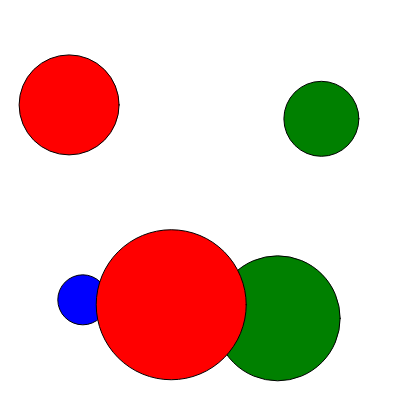
Frame 1 (no input)
Frame 60 (no input): identical to frame 1, image omitted
Frame 120 (the mouse pressed at the canvas centre since frame 60): identical to frame 1, image omitted

The p5.js sketch that drew this single still picture (run headless with seeded random() and noise() and a simulated clock; from frame 60 on, the mouse is pressed at the canvas centre):

// p5.js sketch
// ── sketch.js
let diameter = Array(10);
let colours;
let colourArray = [];
let sizeArray = [];


function setup() {

  createCanvas(400,400);
  colourArray = [
    ("red"),("green"),("blue"),("pink"),
  ];
  
  sizeArray = [
    ("50"),("75"),("100"), ("125"), ("150"),   
  ];

  diameter[0] = 50;
  for(let j=1; j<diameter.length; j++){
    diameter[j] = diameter[j-1]+=10;
    
  }


for(let i = 0; i<diameter.length; i++){
  colours = colourArray[Math.floor(random(colourArray.length))];
  x = random(width);
  y = random(height);
  
 
  fill(colours);
  circle(x, y, sizeArray[i]);

}

}

function draw() {


}
